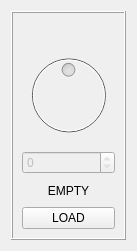
<?xml version="1.0" encoding="UTF-8"?>
<ui version="4.0">
 <class>RotorSlot</class>
 <widget class="QWidget" name="RotorSlot">
  <property name="geometry">
   <rect>
    <x>0</x>
    <y>0</y>
    <width>137</width>
    <height>251</height>
   </rect>
  </property>
  <layout class="QVBoxLayout" name="verticalLayout_2">
   <item>
    <widget class="QFrame" name="frame">
     <property name="minimumSize">
      <size>
       <width>115</width>
       <height>221</height>
      </size>
     </property>
     <property name="frameShape">
      <enum>QFrame::Box</enum>
     </property>
     <property name="frameShadow">
      <enum>QFrame::Raised</enum>
     </property>
     <layout class="QVBoxLayout" name="verticalLayout">
      <item>
       <widget class="QLabel" name="label_title">
        <property name="alignment">
         <set>Qt::AlignCenter</set>
        </property>
       </widget>
      </item>
      <item>
       <widget class="QDial" name="dial">
        <property name="enabled">
         <bool>false</bool>
        </property>
        <property name="maximum">
         <number>0</number>
        </property>
       </widget>
      </item>
      <item>
       <widget class="QSpinBox" name="spinBox">
        <property name="enabled">
         <bool>false</bool>
        </property>
        <property name="maximum">
         <number>0</number>
        </property>
       </widget>
      </item>
      <item>
       <widget class="QLabel" name="label_status">
        <property name="sizePolicy">
         <sizepolicy hsizetype="Minimum" vsizetype="Minimum">
          <horstretch>0</horstretch>
          <verstretch>0</verstretch>
         </sizepolicy>
        </property>
        <property name="minimumSize">
         <size>
          <width>0</width>
          <height>21</height>
         </size>
        </property>
        <property name="autoFillBackground">
         <bool>true</bool>
        </property>
        <property name="text">
         <string>EMPTY</string>
        </property>
        <property name="alignment">
         <set>Qt::AlignCenter</set>
        </property>
       </widget>
      </item>
      <item>
       <widget class="QPushButton" name="pushButton">
        <property name="text">
         <string>LOAD</string>
        </property>
       </widget>
      </item>
     </layout>
    </widget>
   </item>
  </layout>
 </widget>
 <resources/>
 <connections/>
</ui>
